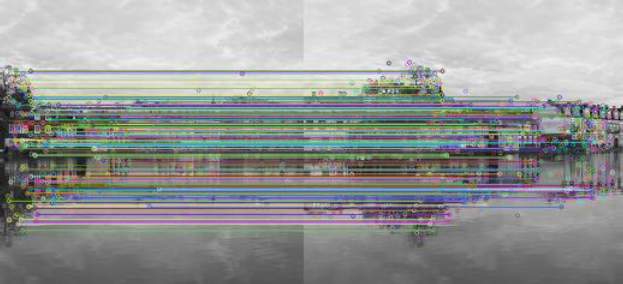
//> input picture 4_PanoramaImageCreator/images/matchings.png, 623 x 284 px, given in place of the camera
$ ./Panorama   (built with g++ and OpenCV 4)
//> lines starting //> are read from the running program, lines starting //| are printed output that depends on the picture
#include <stdio.h>
#include <string>
#include <sstream>
#include <iomanip>
#include <locale>
#include "opencv2/core/core.hpp"
#include "opencv2/features2d/features2d.hpp"
#include "opencv2/highgui/highgui.hpp"
#include "opencv2/nonfree/nonfree.hpp"
#include "opencv2/calib3d/calib3d.hpp"
#include "opencv2/imgproc/imgproc.hpp"

using namespace cv;

void cameraCalibration();
Mat panorama(Mat img1, Mat img2);
Mat getImage(VideoCapture capture);
Mat removeBlack(Mat img);
Mat padding(Mat src);

bool camera = true;
bool calibrate = false;
bool useCalibration = false;
std::string calibrate_parameters = "calibrate_camera.yml";
double rescaleFactor = 0.6;
int numRescale = 1;

Mat intrinsic;
Mat distCoeffs;


// [128 lines left out: functions main, removeBlack, not called in this run]


void cameraCalibration() {

	int numBoards = 25;
	int numCornersHor = 8;
	int numCornersVer = 5;

	int numSquares = numCornersHor * numCornersVer;
	Size board_sz = Size(numCornersHor, numCornersVer);
	VideoCapture capture = VideoCapture(0);

	vector<vector<Point3f> > object_points;
	vector<vector<Point2f> > image_points;

	vector<Point2f> corners;
	int successes=0;

	Mat image;
	Mat gray_image;
	capture >> image;
//> image is the input picture: 284 rows x 623 cols, CV_8UC3; mean B, G, R 150.3, 151.5, 149.1

	vector<Point3f> obj;
	for(int j=0;j<numSquares;j++)
	    obj.push_back(Point3d(j/numCornersHor, j%numCornersHor, 0.0f));

	while (image.empty()) capture >> image;

	while(successes<numBoards)
	{

	    cvtColor(image, gray_image, CV_BGR2GRAY);
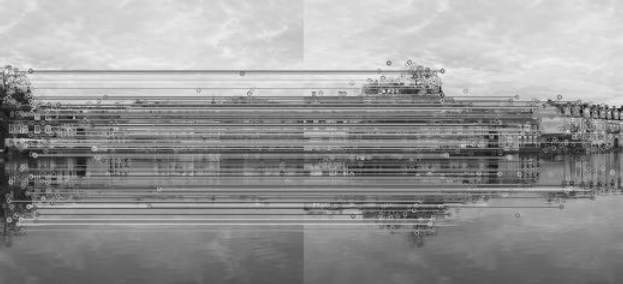
//> gray_image: 284 rows x 623 cols, CV_8UC1; min 12, max 242, mean 150.6

	    bool found = findChessboardCorners(image, board_sz, corners, CV_CALIB_CB_ADAPTIVE_THRESH | CV_CALIB_CB_FILTER_QUADS);
//> corners = empty; found = false

	    if(found)
	    {
	        cornerSubPix(gray_image, corners, Size(11, 11), Size(-1, -1), TermCriteria(CV_TERMCRIT_EPS | CV_TERMCRIT_ITER, 30, 0.1));
	        drawChessboardCorners(gray_image, board_sz, corners, found);

	        image_points.push_back(corners);
			object_points.push_back(obj);
			printf("Snap stored!\n");

			successes++;

			waitKey(200);

			if(successes>=numBoards)
				break;
	    }

	    imshow("win1", image);
	    imshow("win2", gray_image);

	    capture >> image;

	    int key = waitKey(1);

	    if(key==27)
	        return;

	}

	Mat intrinsic = Mat(3, 3, CV_32FC1);
	Mat distCoeffs;
	vector<Mat> rvecs;
	vector<Mat> tvecs;

	intrinsic.ptr<float>(0)[0] = 1;
	intrinsic.ptr<float>(1)[1] = 1;

	printf("Calibrating\n");
	calibrateCamera(object_points, image_points, image.size(), intrinsic, distCoeffs, rvecs, tvecs);
	printf("Calibrated\n");

	Mat imageUndistorted;
	FileStorage fs = FileStorage(calibrate_parameters, FileStorage::WRITE);
	fs << "intrinsic" << intrinsic;
	fs << "distCoeffs" << distCoeffs;
	fs.release();

	while(1)
	{
	    capture >> image;
	    undistort(image, imageUndistorted, intrinsic, distCoeffs);

	    imshow("win1", image);
	    imshow("win2", imageUndistorted);

	    waitKey(1);
	}

	capture.release();

	return;

}

//https://ramsrigoutham.com/2012/11/22/panorama-image-stitching-in-opencv/
// [157 lines left out: functions panorama, getImage, padding, not called in this run]

// added to run one function of the file
int main() { cameraCalibration(); }
